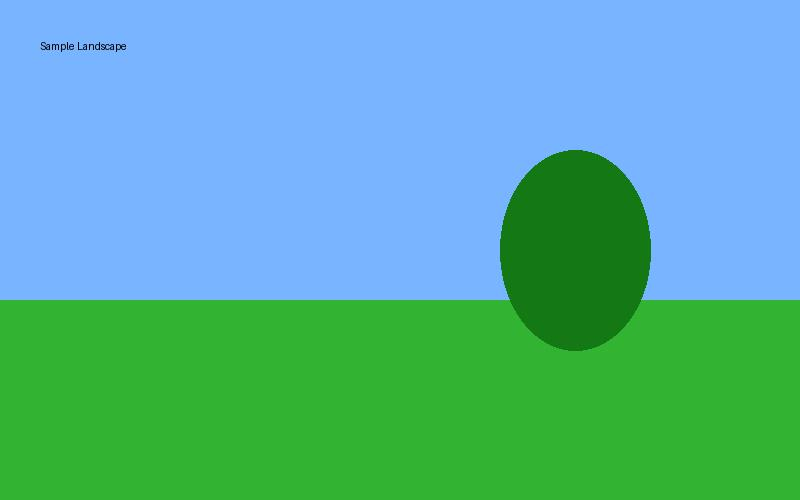
#> input picture sample.jpg, 800 x 500 px
$ python '37. Foreground Extraction.py'
#> lines starting #> are read from the running program, lines starting #| are printed output that depends on the picture; after the words box and inside, x2 and y2 are one past the last pixel; in counts of white or black regions, pixels touching at a corner belong together
import cv2

image = cv2.imread("sample.jpg")
#> image is the input picture: shape (500, 800, 3); mean B, G, R 161.3, 176, 87.4

gray = cv2.cvtColor(image, cv2.COLOR_BGR2GRAY)
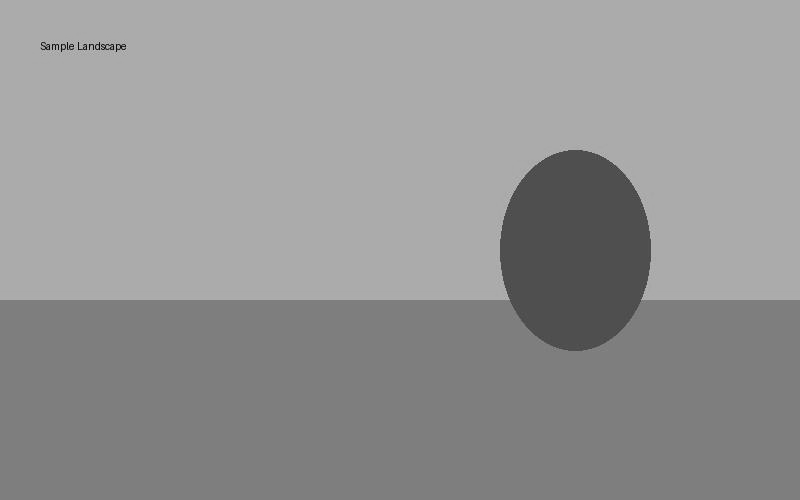
#> gray: shape (500, 800); min 8, max 200, mean 148

ret, mask = cv2.threshold(gray,120,255,
                          cv2.THRESH_BINARY)
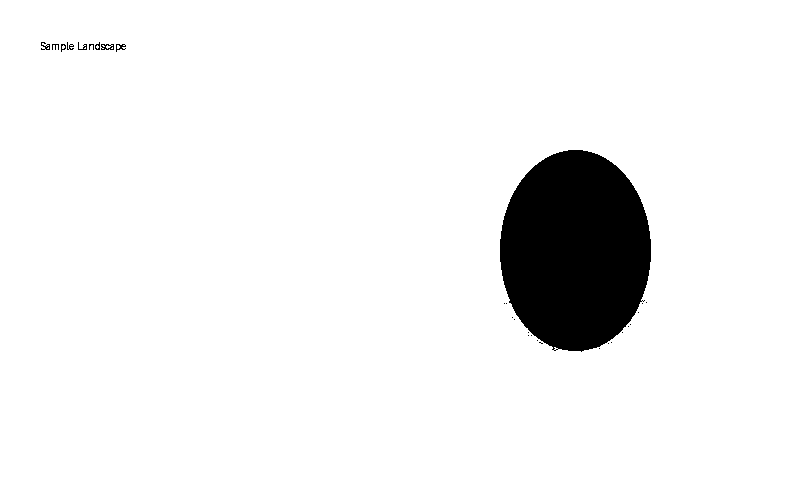
#> mask: shape (500, 800); 93.9% white; 28 black regions (19 under 20 px), largest, box (x1, y1, x2, y2) and area: (500, 150, 651, 352) 23919, (101, 44, 114, 50) 50, (41, 42, 50, 50) 38

foreground = cv2.bitwise_and(image,image,
                             mask=mask)
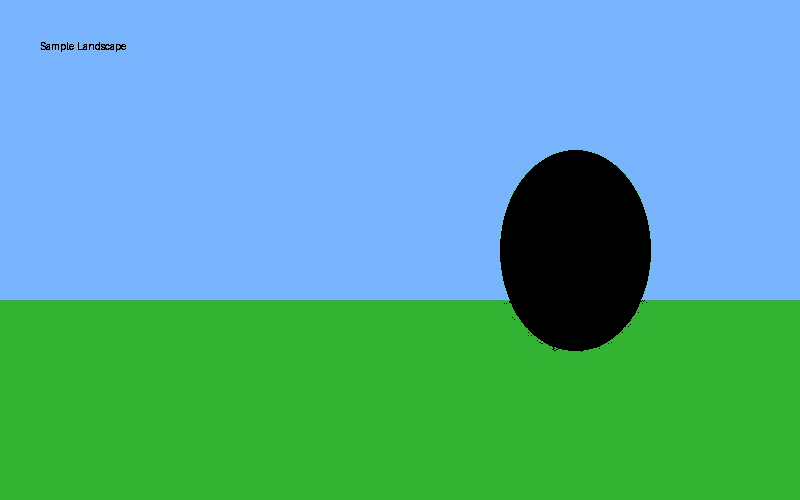
#> foreground: shape (500, 800, 3); mean B, G, R 159.9, 168.7, 86.1

cv2.imshow("Foreground", foreground)

cv2.waitKey(0)
cv2.destroyAllWindows()
